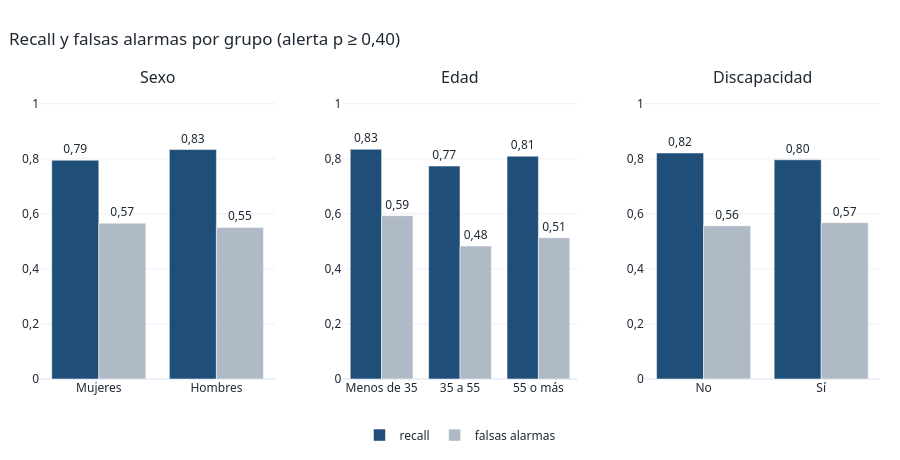

Notebook source saved alongside this figure:
### Markdown cell above
## 5. Revisión de sesgos

Las variables demográficas no entran al modelo, pero el modelo podría funcionar peor para algunos grupos, porque la actividad en línea se relaciona con el trabajo, la conectividad o la edad. Por eso comparamos el desempeño por subgrupo con el umbral de alerta amplio (p ≥ 0,40).

### Code cell
test["alerta"] = (test.p_riesgo >= UMBRAL_AMARILLO).astype(int)

def metricas(g):
    neg = (g.riesgo == 0).sum()
    return pd.Series({"n": len(g),
                      "AUC": roc_auc_score(g.riesgo, g.p_riesgo) if g.riesgo.nunique() > 1 else np.nan,
                      "recall": recall_score(g.riesgo, g.alerta),
                      "falsas alarmas": ((g.alerta == 1) & (g.riesgo == 0)).sum() / neg if neg else np.nan})

grupos = {"gender": "Sexo", "age_band": "Edad", "disability": "Discapacidad"}
tablas = []
for var, nombre in grupos.items():
    t = test.groupby(var, observed=True)[["riesgo", "p_riesgo", "alerta"]].apply(metricas)
    t = t.rename(index={"F": "Mujeres", "M": "Hombres", "N": "No", "Y": "Sí", "0-35": "Menos de 35",
                        "35-55": "35 a 55", "55<=": "55 o más"})
    t.index = pd.MultiIndex.from_product([[nombre], t.index.astype(str)])
    tablas.append(t)
sesgos = pd.concat(tablas)
display(sesgos.style.format({"n": "{:,.0f}", "AUC": "{:.2f}", "recall": "{:.2f}", "falsas alarmas": "{:.2f}"}))

fig = make_subplots(rows=1, cols=3, horizontal_spacing=0.08, subplot_titles=list(grupos.values()))
for j, nombre in enumerate(grupos.values(), start=1):
    d = sesgos.loc[nombre]
    fig.add_trace(go.Bar(x=d.index, y=d.recall, name="recall", marker_color=COLOR["azul"], showlegend=j == 1,
                         text=d.recall.map(dec), textposition="outside", cliponaxis=False), row=1, col=j)
    fig.add_trace(go.Bar(x=d.index, y=d["falsas alarmas"], name="falsas alarmas", marker_color="#b0bac6",
                         showlegend=j == 1, text=d["falsas alarmas"].map(dec), textposition="outside",
                         cliponaxis=False), row=1, col=j)
fig.update_yaxes(range=[0, 1.05])
fig.update_layout(height=460, barmode="group", font=FUENTE, margin=dict(t=90, b=80, l=40, r=20),
                  title=dict(text="Recall y falsas alarmas por grupo (alerta p ≥ 0,40)", x=0.01),
                  legend=dict(orientation="h", y=-0.14, x=0.5, xanchor="center"))
fig.show()

### Figure 1 — Plotly figure (JSON) as saved in the notebook; plotly's stock layout.template omitted (floating-point values rounded to 4 significant figures)
{"data": [{"cliponaxis": false, "marker": {"color": "#1f4e79"}, "name": "recall", "showlegend": true, "text": ["0,79", "0,83"], "textposition": "outside", "type": "bar", "x": ["Mujeres", "Hombres"], "xaxis": "x", "y": [0.7948, 0.8337], "yaxis": "y"}, {"cliponaxis": false, "marker": {"color": "#b0bac6"}, "name": "falsas alarmas", "showlegend": true, "text": ["0,57", "0,55"], "textposition": "outside", "type": "bar", "x": ["Mujeres", "Hombres"], "xaxis": "x", "y": [0.5662, 0.5506], "yaxis": "y"}, {"cliponaxis": false, "marker": {"color": "#1f4e79"}, "name": "recall", "showlegend": false, "text": ["0,83", "0,77", "0,81"], "textposition": "outside", "type": "bar", "x": ["Menos de 35", "35 a 55", "55 o más"], "xaxis": "x2", "y": [0.8347, 0.7737, 0.8095], "yaxis": "y2"}, {"cliponaxis": false, "marker": {"color": "#b0bac6"}, "name": "falsas alarmas", "showlegend": false, "text": ["0,59", "0,48", "0,51"], "textposition": "outside", "type": "bar", "x": ["Menos de 35", "35 a 55", "55 o más"], "xaxis": "x2", "y": [0.5934, 0.4833, 0.5132], "yaxis": "y2"}, {"cliponaxis": false, "marker": {"color": "#1f4e79"}, "name": "recall", "showlegend": false, "text": ["0,82", "0,80"], "textposition": "outside", "type": "bar", "x": ["No", "Sí"], "xaxis": "x3", "y": [0.8211, 0.7965], "yaxis": "y3"}, {"cliponaxis": false, "marker": {"color": "#b0bac6"}, "name": "falsas alarmas", "showlegend": false, "text": ["0,56", "0,57"], "textposition": "outside", "type": "bar", "x": ["No", "Sí"], "xaxis": "x3", "y": [0.5567, 0.5679], "yaxis": "y3"}], "layout": {"annotations": [{"font": {"size": 16}, "showarrow": false, "text": "Sexo", "x": 0.14, "xanchor": "center", "xref": "paper", "y": 1.0, "yanchor": "bottom", "yref": "paper"}, {"font": {"size": 16}, "showarrow": false, "text": "Edad", "x": 0.5, "xanchor": "center", "xref": "paper", "y": 1.0, "yanchor": "bottom", "yref": "paper"}, {"font": {"size": 16}, "showarrow": false, "text": "Discapacidad", "x": 0.86, "xanchor": "center", "xref": "paper", "y": 1.0, "yanchor": "bottom", "yref": "paper"}], "barmode": "group", "font": {"color": "#1f2933", "family": "Segoe UI, Helvetica, Arial, sans-serif"}, "height": 460, "legend": {"orientation": "h", "x": 0.5, "xanchor": "center", "y": -0.14}, "margin": {"b": 80, "l": 40, "r": 20, "t": 90}, "title": {"text": "Recall y falsas alarmas por grupo (alerta p ≥ 0,40)", "x": 0.01}, "xaxis": {"anchor": "y", "domain": [0.0, 0.28]}, "xaxis2": {"anchor": "y2", "domain": [0.36, 0.64]}, "xaxis3": {"anchor": "y3", "domain": [0.72, 1.0]}, "yaxis": {"anchor": "x", "domain": [0.0, 1.0], "range": [0, 1.05]}, "yaxis2": {"anchor": "x2", "domain": [0.0, 1.0], "range": [0, 1.05]}, "yaxis3": {"anchor": "x3", "domain": [0.0, 1.0], "range": [0, 1.05]}}}
